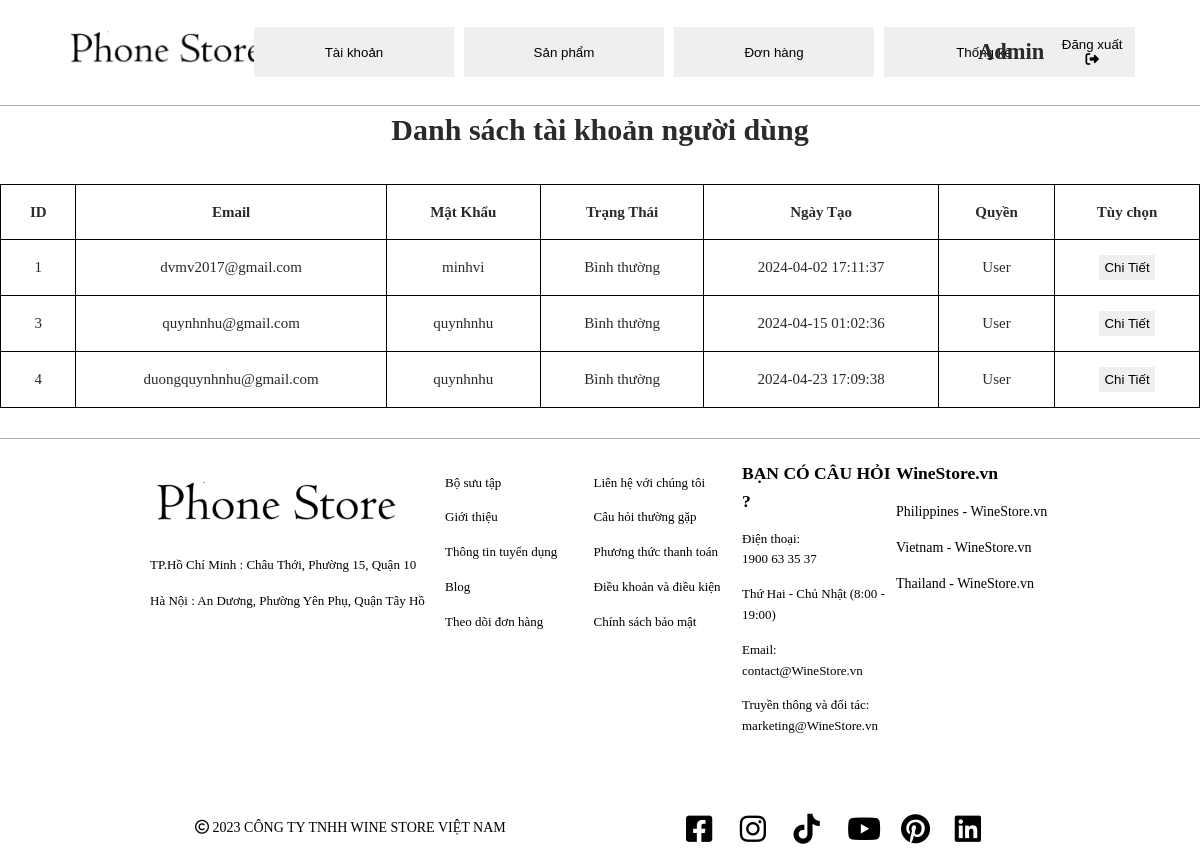
/Admin/index.php?controller=user, run on the app's committed database.
### tables this page shows
CREATE TABLE `taikhoan` (
  `ma_tk` int(10) UNSIGNED NOT NULL,
  `email_tk` varchar(255) NOT NULL,
  `mat_khau_tk` varchar(255) NOT NULL,
  `trang_thai_tk` tinyint(1) NOT NULL DEFAULT 1 COMMENT '0=bikhoa, 1=binhthuong\r\n',
  `ngay_tao_tk` datetime NOT NULL DEFAULT current_timestamp(),
  `quyen_tk` enum('User','Admin') DEFAULT NULL COMMENT '1 là user, 10 là admin\r\n'
);

### Admin/view/user.php (the view)
<?php
      include("userDetail.php");
      $userList = mysqli_query($conn, "select * from taikhoan");
?>
<table>
      <h1>Danh sách tài khoản người dùng</h1>
      <thead>
            <tr>
            <th>ID</th><th>Email</th><th>Mật Khẩu</th><th>Trạng Thái</th><th>Ngày Tạo</th><th>Quyền</th><th>Tùy chọn</th>
            </tr>
      </thead>
      <tbody>
            <?php
                  while($user = mysqli_fetch_array($userList)) {
                        if($user['quyen_tk'] != "Admin") {
                              echo "<tr>
                                    <td>$user[ma_tk]</td>
                                    <td>$user[email_tk]</td>
                                    <td>$user[mat_khau_tk]</td>
                                    <td>".(($user['trang_thai_tk']==1)?'Bình thường':'Bị khóa')."</td>
                                    <td>$user[ngay_tao_tk]</td>
                                    <td>$user[quyen_tk]</td>
                                    <td><button onclick='openUserDetail($user[ma_tk])'>Chi Tiết</button></td>
                              </tr>";
                        }
                        }
            ?>
      </tbody>
</table>

### Admin/CSS/style.css (style rules this page uses)
* { margin: 0; padding: 0; }
body { width: 100%; color: #2a2a2a; font-family: Times; font-size: 15px; line-height: 1.6; }
table { margin-top: 30px; margin-bottom: 30px; width: 80%; }
table, th, td { border: 1px solid black; }
th, td { padding: 15px; }
button { margin: 5px; border: 1px; padding: 5px; width: auto }

### Admin/view/header.php (style rules this page uses)
table { width: 100%; border-collapse: collapse; }
td { text-align: center; vertical-align: middle; border: 1px solid #000; padding: 10px; }

### data on the page
taikhoan: ma_tk "1", email_tk "dvmv2017@gmail.com", mat_khau_tk "minhvi", trang_thai_tk "Bình thường", ngay_tao_tk "2024-04-02 17:11:37", quyen_tk "User"
taikhoan: ma_tk "3", email_tk "quynhnhu@gmail.com", mat_khau_tk "quynhnhu", trang_thai_tk "Bình thường", ngay_tao_tk "2024-04-15 01:02:36", quyen_tk "User"
taikhoan: ma_tk "4", email_tk "duongquynhnhu@gmail.com", mat_khau_tk "quynhnhu", trang_thai_tk "Bình thường", ngay_tao_tk "2024-04-23 17:09:38", quyen_tk "User"
